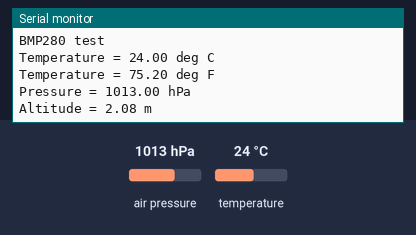
Bench run of a sketch on a simulated Arduino Uno, built with avr-gcc and run on an emulated ATmega328P. On the bench: the last lines printed to the serial monitor. The inputs (shaded band) are chosen by the test bench; at power-on: air pressure 1013 hPa, temperature 24 °C.

Above: at 1.2 s.
1.3 s: air pressure set to 952 hPa
At 2.4 s:
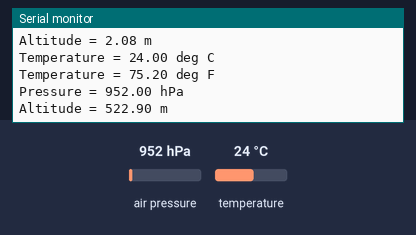
3.6 s: temperature set to 12 °C
At 5.3 s:
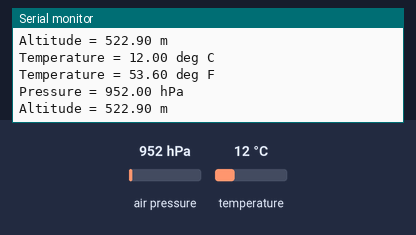
5.9 s: air pressure set to 975 hPa
At 7.1 s:
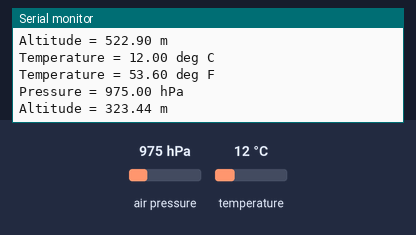
Timing chart, 0 to 8.9 s (numbered marks = the images above; inputs shaded):
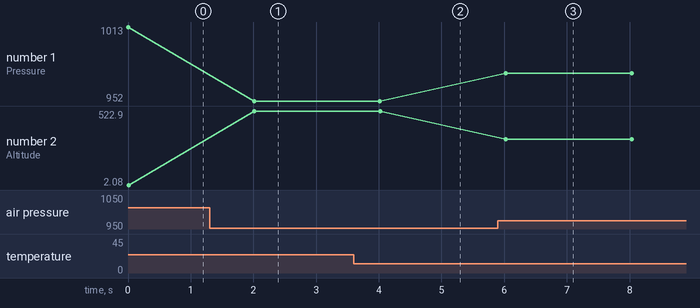

The sketch:

2-1_Read_Data_From_Sensor_Digital.ino
```cpp
#include <Wire.h>
#include <Adafruit_BMP280.h>
Adafruit_BMP280 bmp; // I2C

#define SEALEVELPRESSURE_HPA (1013.25)
float tempC,tempF,atPressure,altitude,humidity;
void setup() {
  Serial.begin(115200);
  Serial.println(F("BMP280 test"));

  if (!bmp.begin(BMP280_ADDRESS_ALT, BMP280_CHIPID)) {
      Serial.println(F("Could not find a valid BMP280 sensor, check wiring or "
                      "try a different address!"));
    while (1) delay(10);
  }

  /* Default settings from datasheet. */
  bmp.setSampling(Adafruit_BMP280::MODE_NORMAL,     /* Operating Mode. */
                  Adafruit_BMP280::SAMPLING_X2,     /* Temp. oversampling */
                  Adafruit_BMP280::SAMPLING_X16,    /* Pressure oversampling */
                  Adafruit_BMP280::FILTER_X16,      /* Filtering. */
                  Adafruit_BMP280::STANDBY_MS_500); /* Standby time. */
}

void loop() {
    printValues();
    delay(2000);
}
void printValues(){

  Serial.print("Temperature = ");
  tempC = bmp.readTemperature();
//Serial.print(bme.readTemperature());
Serial.print(tempC);
Serial.println(" deg C");


Serial.print("Temperature = ");
Serial.print(1.8*tempC+32);
Serial.println(" deg F");

Serial.print("Pressure = ");
atPressure=bmp.readPressure()/100.0F;
Serial.print(atPressure);
Serial.println(" hPa");


Serial.print("Altitude = ");
altitude=bmp.readAltitude(SEALEVELPRESSURE_HPA);
Serial.print(altitude);
Serial.println(" m");
Serial.println();

}
```

Measured:
- after the input at 1.3 s, the serial monitor: prints a new line after 0.71 s (image 1)
- after the input at 3.6 s, the serial monitor: prints a new line after 0.41 s (image 2)
- after the input at 5.9 s, the serial monitor: prints a new line after 0.12 s (image 3)
- plotted number 1: 1013 → 952 after the input at 1.3 s, 952 → 975 after the input at 5.9 s
- plotted number 2: 2.08 → 522.9 after the input at 1.3 s, 522.9 → 323.44 after the input at 5.9 s
